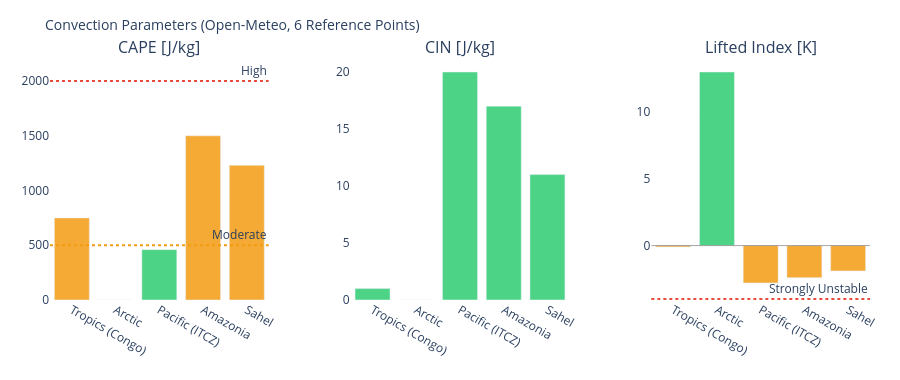

The code cell stored with this chart in its notebook:
### Markdown cell above
---
## 3. Visualizations

### Code cell
# ============================================================
# CAPE / CIN / LIFTED INDEX – Convection potential
# ============================================================

if not df_atm.empty:
    fig = make_subplots(
        rows=1, cols=3,
        subplot_titles=['CAPE [J/kg]', 'CIN [J/kg]', 'Lifted Index [K]'],
        horizontal_spacing=0.1
    )
    pts = df_atm['point'].tolist()
    pt_colors = ['#E85D24','#185FA5','#888780','#378ADD','#639922','#F2A623']

    # CAPE – höher = mehr Gewitterpotential
    cape_vals = df_atm['cape'].fillna(0).tolist()
    cape_colors = ['#e74c3c' if v > 2000 else '#f39c12' if v > 500 else '#2ecc71'
                   for v in cape_vals]
    fig.add_trace(go.Bar(x=pts, y=cape_vals, marker_color=cape_colors,
                         opacity=0.85, showlegend=False), row=1, col=1)
    fig.add_hline(y=2000, line_dash='dot', line_color='#e74c3c',
                  annotation_text='High', row=1, col=1)
    fig.add_hline(y=500,  line_dash='dot', line_color='#f39c12',
                  annotation_text='Moderate', row=1, col=1)

    # CIN – negativer = stärker gedeckelt (weniger Auslöse)
    cin_vals = df_atm['cin'].fillna(0).tolist()
    cin_colors = ['#e74c3c' if v < -200 else '#f39c12' if v < -50 else '#2ecc71'
                  for v in cin_vals]
    fig.add_trace(go.Bar(x=pts, y=cin_vals, marker_color=cin_colors,
                         opacity=0.85, showlegend=False), row=1, col=2)

    # Lifted Index – negativ = instabil
    li_vals = df_atm['li'].fillna(0).tolist()
    li_colors = ['#e74c3c' if v < -4 else '#f39c12' if v < 0 else '#2ecc71'
                 for v in li_vals]
    fig.add_trace(go.Bar(x=pts, y=li_vals, marker_color=li_colors,
                         opacity=0.85, showlegend=False), row=1, col=3)
    fig.add_hline(y=0, line_color='gray', line_width=0.7, row=1, col=3)
    fig.add_hline(y=-4, line_dash='dot', line_color='#e74c3c',
                  annotation_text='Strongly Unstable', row=1, col=3)

    fig.update_layout(
        title=dict(text='Convection Parameters (Open-Meteo, 6 Reference Points)', font=dict(size=14)),
        height=380, plot_bgcolor='rgba(0,0,0,0)', paper_bgcolor='rgba(0,0,0,0)',
        margin=dict(l=50, r=30, t=60, b=80)
    )
    fig.update_xaxes(tickangle=30)
    fig.show()

### Figure 1 — Plotly figure (JSON) as saved in the notebook; plotly's stock layout.template omitted (floating-point values rounded to 4 significant figures)
{"data": [{"marker": {"color": ["#f39c12", "#2ecc71", "#2ecc71", "#f39c12", "#f39c12"]}, "opacity": 0.85, "showlegend": false, "type": "bar", "x": ["Tropics (Congo)", "Arctic", "Pacific (ITCZ)", "Amazonia", "Sahel"], "xaxis": "x", "y": [750.0, 0.0, 460.0, 1500.0, 1230.0], "yaxis": "y"}, {"marker": {"color": ["#2ecc71", "#2ecc71", "#2ecc71", "#2ecc71", "#2ecc71"]}, "opacity": 0.85, "showlegend": false, "type": "bar", "x": ["Tropics (Congo)", "Arctic", "Pacific (ITCZ)", "Amazonia", "Sahel"], "xaxis": "x2", "y": [1.0, 0.0, 20.0, 17.0, 11.0], "yaxis": "y2"}, {"marker": {"color": ["#f39c12", "#2ecc71", "#f39c12", "#f39c12", "#f39c12"]}, "opacity": 0.85, "showlegend": false, "type": "bar", "x": ["Tropics (Congo)", "Arctic", "Pacific (ITCZ)", "Amazonia", "Sahel"], "xaxis": "x3", "y": [-0.1, 13.0, -2.8, -2.4, -1.9], "yaxis": "y3"}], "layout": {"annotations": [{"font": {"size": 16}, "showarrow": false, "text": "CAPE [J/kg]", "x": 0.1333, "xanchor": "center", "xref": "paper", "y": 1.0, "yanchor": "bottom", "yref": "paper"}, {"font": {"size": 16}, "showarrow": false, "text": "CIN [J/kg]", "x": 0.5, "xanchor": "center", "xref": "paper", "y": 1.0, "yanchor": "bottom", "yref": "paper"}, {"font": {"size": 16}, "showarrow": false, "text": "Lifted Index [K]", "x": 0.8667, "xanchor": "center", "xref": "paper", "y": 1.0, "yanchor": "bottom", "yref": "paper"}, {"showarrow": false, "text": "High", "x": 1, "xanchor": "right", "xref": "x domain", "y": 2000, "yanchor": "bottom", "yref": "y"}, {"showarrow": false, "text": "Moderate", "x": 1, "xanchor": "right", "xref": "x domain", "y": 500, "yanchor": "bottom", "yref": "y"}, {"showarrow": false, "text": "Strongly Unstable", "x": 1, "xanchor": "right", "xref": "x3 domain", "y": -4, "yanchor": "bottom", "yref": "y3"}], "height": 380, "margin": {"b": 80, "l": 50, "r": 30, "t": 60}, "paper_bgcolor": "rgba(0,0,0,0)", "plot_bgcolor": "rgba(0,0,0,0)", "shapes": [{"line": {"color": "#e74c3c", "dash": "dot"}, "type": "line", "x0": 0, "x1": 1, "xref": "x domain", "y0": 2000, "y1": 2000, "yref": "y"}, {"line": {"color": "#f39c12", "dash": "dot"}, "type": "line", "x0": 0, "x1": 1, "xref": "x domain", "y0": 500, "y1": 500, "yref": "y"}, {"line": {"color": "gray", "width": 0.7}, "type": "line", "x0": 0, "x1": 1, "xref": "x3 domain", "y0": 0, "y1": 0, "yref": "y3"}, {"line": {"color": "#e74c3c", "dash": "dot"}, "type": "line", "x0": 0, "x1": 1, "xref": "x3 domain", "y0": -4, "y1": -4, "yref": "y3"}], "title": {"font": {"size": 14}, "text": "Convection Parameters (Open-Meteo, 6 Reference Points)"}, "xaxis": {"anchor": "y", "domain": [0.0, 0.2667], "tickangle": 30}, "xaxis2": {"anchor": "y2", "domain": [0.3667, 0.6333], "tickangle": 30}, "xaxis3": {"anchor": "y3", "domain": [0.7333, 1.0], "tickangle": 30}, "yaxis": {"anchor": "x", "domain": [0.0, 1.0]}, "yaxis2": {"anchor": "x2", "domain": [0.0, 1.0]}, "yaxis3": {"anchor": "x3", "domain": [0.0, 1.0]}}}
